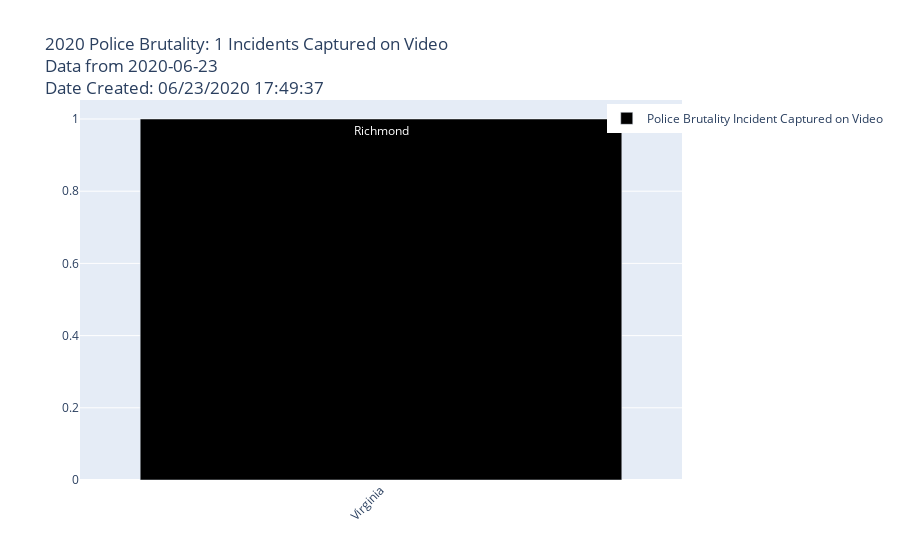

Notebook source saved alongside this figure:
### Markdown cell above
# Graphing

### Code cell
fig = go.Figure(data=[go.Bar(
    x=pd_date_query['state'],
    y=pd_date_query['incident_value'],
    marker_color= 'black',
    name = 'Police Brutality Incident Captured on Video',
    text = pd_date_query['city'],
    hovertext = pd_date_query['name'],
    customdata = pd_date_query['date'],
    hovertemplate = "City: %{text}<br>Incident Description: %{hovertext}<br>Date of Incident: %{customdata}<extra></extra>",
    width = .8,
    showlegend = True,
)])

# datetime object containing current date and time
now = datetime.now()
# dd/mm/YY H:M:S
dt_string = now.strftime("%m/%d/%Y %H:%M:%S")

fig.update_layout(title_text = '2020 Police Brutality: {} Incidents Captured on Video<br>Data from {}<br>Date Created: {}'.format(len(pd_date_query),date_text,dt_string),
                  barmode='group',
                  xaxis_tickangle=-45,
                  autosize=True,
#                   width=1500,
#                   height=1200,
                  legend_orientation="h",
                  legend=dict(x=.875, y=0.99)
                 )

fig.write_html(r"C:\Users\cdwhi\Documents\Python\My_Code\Police_Brutality_2020\PB_2020_Bar_Graph_Count_by_State_20200623\index.html")
fig.show()

### Figure 1 — Plotly figure (JSON) as saved in the notebook; plotly's stock layout.template omitted (floating-point values rounded to 4 significant figures)
{"data": [{"customdata": ["2020-06-23"], "hovertemplate": "City: %{text}<br>Incident Description: %{hovertext}<br>Date of Incident: %{customdata}<extra></extra>", "hovertext": ["Police escalate against protestors outside city hall"], "marker": {"color": "black"}, "name": "Police Brutality Incident Captured on Video", "showlegend": true, "text": ["Richmond"], "type": "bar", "width": 0.8, "x": ["Virginia"], "y": [1]}], "layout": {"autosize": true, "barmode": "group", "legend": {"orientation": "h", "x": 0.875, "y": 0.99}, "title": {"text": "2020 Police Brutality: 1 Incidents Captured on Video<br>Data from 2020-06-23<br>Date Created: 06/23/2020 17:49:37"}, "xaxis": {"tickangle": -45}}}
